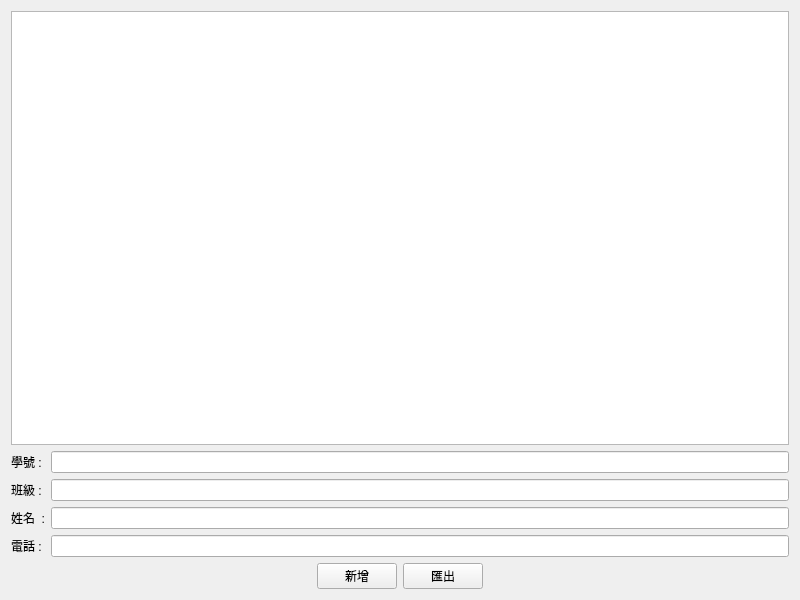
<?xml version="1.0" encoding="UTF-8"?>
<ui version="4.0">
 <class>MyWidget</class>
 <widget class="QWidget" name="MyWidget">
  <property name="geometry">
   <rect>
    <x>0</x>
    <y>0</y>
    <width>800</width>
    <height>600</height>
   </rect>
  </property>
  <property name="windowTitle">
   <string>MyWidget</string>
  </property>
  <layout class="QGridLayout" name="gridLayout">
   <item row="0" column="0" colspan="2">
    <widget class="QTableWidget" name="contactbook"/>
   </item>
   <item row="1" column="0">
    <widget class="QLabel" name="lable_1">
     <property name="text">
      <string>學號 :</string>
     </property>
    </widget>
   </item>
   <item row="1" column="1">
    <widget class="QLineEdit" name="lineEdit_1"/>
   </item>
   <item row="2" column="0">
    <widget class="QLabel" name="label_2">
     <property name="text">
      <string>班級 :</string>
     </property>
    </widget>
   </item>
   <item row="2" column="1">
    <widget class="QLineEdit" name="lineEdit_2"/>
   </item>
   <item row="3" column="0">
    <widget class="QLabel" name="label_3">
     <property name="text">
      <string>姓名  :</string>
     </property>
    </widget>
   </item>
   <item row="3" column="1">
    <widget class="QLineEdit" name="lineEdit_3"/>
   </item>
   <item row="4" column="0">
    <widget class="QLabel" name="label_4">
     <property name="text">
      <string>電話 :</string>
     </property>
    </widget>
   </item>
   <item row="4" column="1">
    <widget class="QLineEdit" name="lineEdit_4"/>
   </item>
   <item row="5" column="0" colspan="2">
    <layout class="QHBoxLayout" name="horizontalLayout_2">
     <item>
      <spacer name="horizontalSpacer">
       <property name="orientation">
        <enum>Qt::Orientation::Horizontal</enum>
       </property>
       <property name="sizeHint" stdset="0">
        <size>
         <width>40</width>
         <height>20</height>
        </size>
       </property>
      </spacer>
     </item>
     <item>
      <widget class="QPushButton" name="pushButton">
       <property name="text">
        <string>新增</string>
       </property>
      </widget>
     </item>
     <item>
      <widget class="QPushButton" name="pushButton_2">
       <property name="text">
        <string>匯出</string>
       </property>
      </widget>
     </item>
     <item>
      <spacer name="horizontalSpacer_2">
       <property name="orientation">
        <enum>Qt::Orientation::Horizontal</enum>
       </property>
       <property name="sizeHint" stdset="0">
        <size>
         <width>40</width>
         <height>20</height>
        </size>
       </property>
      </spacer>
     </item>
    </layout>
   </item>
  </layout>
 </widget>
 <resources/>
 <connections/>
</ui>
